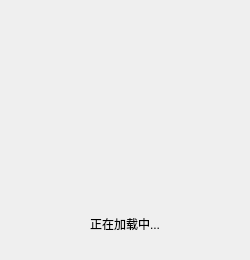
<?xml version="1.0" encoding="UTF-8"?>
<ui version="4.0">
 <class>QRCodeDialog</class>
 <widget class="QDialog" name="QRCodeDialog">
  <property name="geometry">
   <rect>
    <x>0</x>
    <y>0</y>
    <width>250</width>
    <height>260</height>
   </rect>
  </property>
  <property name="sizePolicy">
   <sizepolicy hsizetype="Minimum" vsizetype="Maximum">
    <horstretch>0</horstretch>
    <verstretch>0</verstretch>
   </sizepolicy>
  </property>
  <property name="minimumSize">
   <size>
    <width>250</width>
    <height>0</height>
   </size>
  </property>
  <property name="maximumSize">
   <size>
    <width>250</width>
    <height>260</height>
   </size>
  </property>
  <property name="windowTitle">
   <string>二维码</string>
  </property>
  <layout class="QVBoxLayout" name="verticalLayout">
   <item alignment="Qt::AlignHCenter|Qt::AlignTop">
    <widget class="QLabel" name="imgLabel">
     <property name="sizePolicy">
      <sizepolicy hsizetype="Maximum" vsizetype="Maximum">
       <horstretch>0</horstretch>
       <verstretch>0</verstretch>
      </sizepolicy>
     </property>
     <property name="minimumSize">
      <size>
       <width>180</width>
       <height>180</height>
      </size>
     </property>
     <property name="maximumSize">
      <size>
       <width>180</width>
       <height>180</height>
      </size>
     </property>
     <property name="text">
      <string/>
     </property>
     <property name="scaledContents">
      <bool>true</bool>
     </property>
    </widget>
   </item>
   <item alignment="Qt::AlignHCenter|Qt::AlignBottom">
    <widget class="QLabel" name="tipLabel">
     <property name="sizePolicy">
      <sizepolicy hsizetype="Preferred" vsizetype="Minimum">
       <horstretch>0</horstretch>
       <verstretch>0</verstretch>
      </sizepolicy>
     </property>
     <property name="minimumSize">
      <size>
       <width>0</width>
       <height>50</height>
      </size>
     </property>
     <property name="text">
      <string>正在加载中...</string>
     </property>
     <property name="scaledContents">
      <bool>true</bool>
     </property>
     <property name="wordWrap">
      <bool>true</bool>
     </property>
    </widget>
   </item>
  </layout>
 </widget>
 <resources/>
 <connections/>
</ui>
